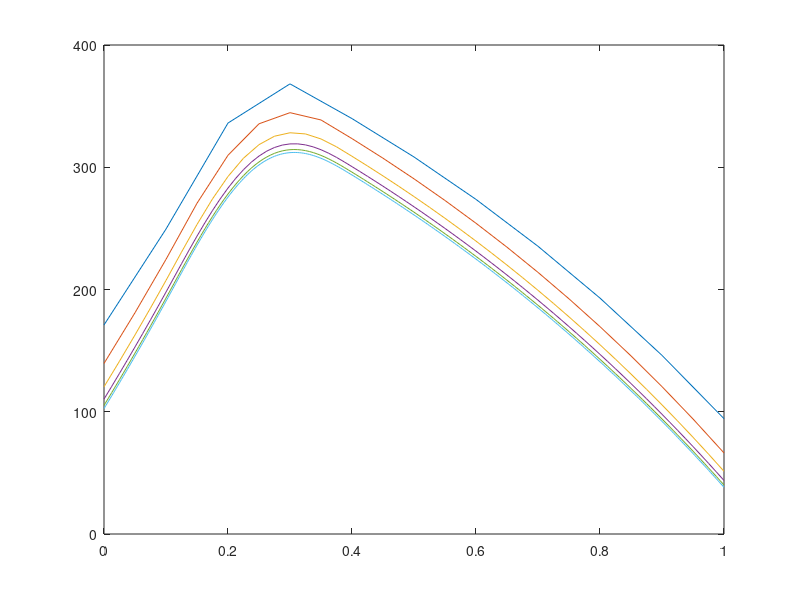

Source code (MATLAB):
%%% Part 1 of CE2. David Ahnlund and Emil Gestsson
clear, clc;
%Coefficients
a = 0.1; b = 0.4; Q0 = 7000; alpha0 = 50; Tout = 25; T0 = 100;

%% A

v = 1;
N_list = [10 20 40 80 160 320];

for i = 1:length(N_list)

N = N_list(i);
h = 1/N;

z = 0:h:1;


D1 = (-1/h^2 - v/(2*h)) * ones(N,1);
D2 = (2/h^2) * ones(N+1,1);
D3 = (v/(2*h)-1/h^2) * ones(N,1);
A = diag(D1, -1) + diag(D2, 0) + diag(D3, 1);

Q_func = @(z) Q0 * sin((z-a)*pi / (b-a)) .* (a<=z).*(z<=b);
f = Q_func(z)';

% For the boundary T(0)
%--------------------------------|
f(1) = f(1) - (-1/h^2 - v/(2*h))*T0;
%--------------------------------|

% For the boundary T(1):
%--------------------------------|
alpha = @(v) sqrt(v^2/4 + alpha0^2) - v/2;

theta = (v/(2*h) - 1/h^2) / (3/(2*h)+alpha(v));

A(end,end-1) = (-1/h^2 - v/(2*h)-theta/(2*h));
A(end,end) = (2/h^2 + 4/(2*h)*theta);
f(end) = f(end) - theta * alpha(v)*Tout;
%--------------------------------|

T = A\f;
plot(z,T)
hold on

if ismember(N, N_list(end-2:end))
    fprintf("T at z = 0.5 for N = %.0f: %.3f\n", N,T(z==0.5))
end
end
